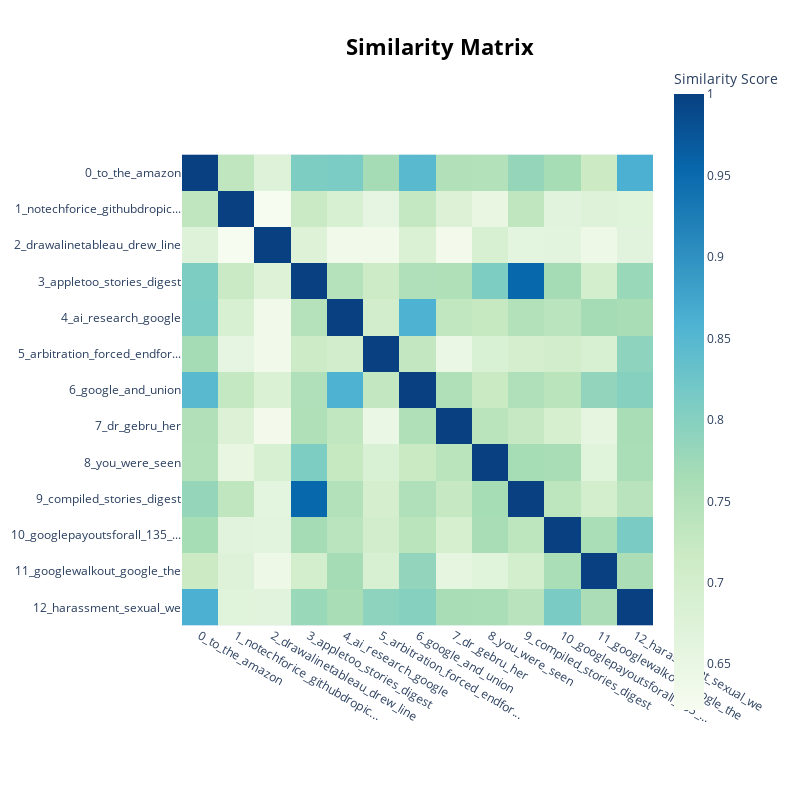

Here is the notebook cell this chart was saved with:
### Code cell
model.visualize_heatmap()

### Figure 1 — Plotly figure (JSON) as saved in the notebook; plotly's stock layout.template omitted (floating-point values rounded to 4 significant figures; data arrays with more than 128 entries replaced by an {"elided": "..."} marker saying what was removed)
{"data": [{"coloraxis": "coloraxis", "hovertemplate": "x: %{x}<br>y: %{y}<br>Similarity Score: %{z}<extra></extra>", "name": "0", "type": "heatmap", "x": ["0_to_the_amazon", "1_notechforice_githubdropic...", "2_drawalinetableau_drew_line", "3_appletoo_stories_digest", "4_ai_research_google", "5_arbitration_forced_endfor...", "6_google_and_union", "7_dr_gebru_her", "8_you_were_seen", "9_compiled_stories_digest", "10_googlepayoutsforall_135_...", "11_googlewalkout_google_the", "12_harassment_sexual_we"], "xaxis": "x", "y": ["0_to_the_amazon", "1_notechforice_githubdropic...", "2_drawalinetableau_drew_line", "3_appletoo_stories_digest", "4_ai_research_google", "5_arbitration_forced_endfor...", "6_google_and_union", "7_dr_gebru_her", "8_you_were_seen", "9_compiled_stories_digest", "10_googlepayoutsforall_135_...", "11_googlewalkout_google_the", "12_harassment_sexual_we"], "yaxis": "y", "z": {"elided": "13x13 float values"}}], "layout": {"coloraxis": {"colorbar": {"title": {"text": "Similarity Score"}}, "colorscale": [[0, "rgb(247,252,240)"], [0.125, "rgb(224,243,219)"], [0.25, "rgb(204,235,197)"], [0.375, "rgb(168,221,181)"], [0.5, "rgb(123,204,196)"], [0.625, "rgb(78,179,211)"], [0.75, "rgb(43,140,190)"], [0.875, "rgb(8,104,172)"], [1, "rgb(8,64,129)"]]}, "height": 800, "hoverlabel": {"bgcolor": "white", "font": {"family": "Rockwell", "size": 16}}, "legend": {"title": {"text": "Trend"}}, "margin": {"t": 60}, "showlegend": true, "title": {"font": {"color": "Black", "size": 22}, "text": "<b>Similarity Matrix", "x": 0.55, "xanchor": "center", "y": 0.95, "yanchor": "top"}, "width": 800, "xaxis": {"anchor": "y", "constrain": "domain", "domain": [0, 1], "scaleanchor": "y"}, "yaxis": {"anchor": "x", "autorange": "reversed", "constrain": "domain", "domain": [0, 1]}}}
